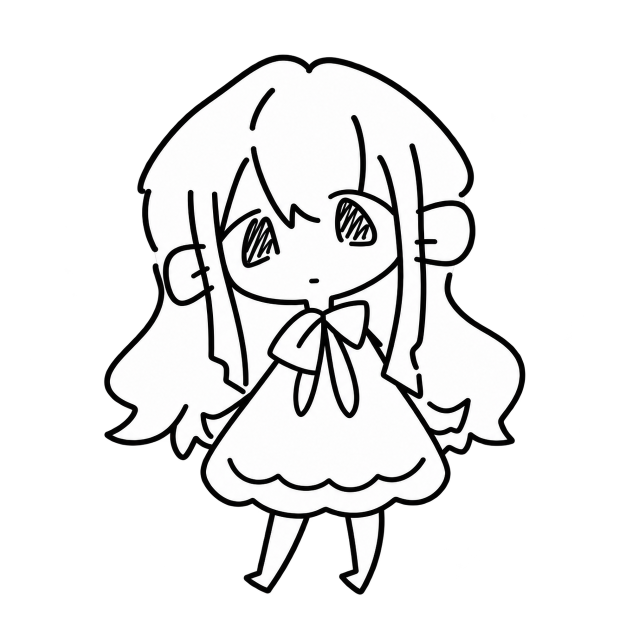
#> input picture data/img/Default.png, 1254 x 1254 px (shown at 1/2 size)
$ python make_placeholder_frames.py
#> lines starting #> are read from the running program, lines starting #| are printed output that depends on the picture
#> in main, source is the input picture: PIL image 1254x1254 RGBA; mean R, G, B, A 73.9, 73.8, 73.8, 92.8
"""Generate the placeholder sprite set for one character.

Source of truth: ``data/img/Default.png`` (the artist's line art).
Output goes inside the character folder so everything belonging to a character
stays together::

    data/characters/<角色名>/sprites/

That folder follows the flat naming convention consumed by
``app.pet.character_sprite``::

    Default.png  Idle1..3  Move1..4  Talk1..3  Focus1..4  Drag1..2
    Blink.png  Happy.png  Sad.png  Angry.png  Surprised.png  Think.png

The script is idempotent: the source art is never modified and every derived
file is simply rewritten.

Usage::

    python tools/make_placeholder_frames.py
    python tools/make_placeholder_frames.py --character Suisui --simplify
"""

from __future__ import annotations

import argparse
from pathlib import Path

from PIL import Image, ImageChops, ImageDraw, ImageFilter

ROOT_DIR = Path(__file__).resolve().parent.parent
SOURCE_PATH = ROOT_DIR / "data" / "img" / "Default.png"
CHARACTERS_DIR = ROOT_DIR / "data" / "characters"
SPRITE_DIRNAME = "sprites"
DEFAULT_CHARACTER = "Suisui"

TARGET_HEIGHT = 512
CROP_MARGIN = 0.04
MATTE_TOLERANCE = 24
BINARY_THRESHOLD = 150

# 帧生成配方：scale 缩放 / dx,dy 像素偏移（负值向上）/ angle 旋转角度
ANIMATIONS: dict[str, list[dict[str, float]]] = {
    "Idle": [{}, {"scale": 1.02, "dy": -3}, {}],
    "Move": [{}, {"dy": -12}, {}, {"dy": -7}],
    "Talk": [{}, {"scale": 1.01, "dy": -2}, {}],
    "Focus": [{"dy": 2}, {"scale": 0.99, "dy": 3}, {"dy": 2}, {"scale": 0.99, "dy": 3}],
    "Drag": [{"angle": -4}, {"angle": 4}],
}

# 整张全身立绘的表情（暂用 Default 副本占位，等美术出图后同名覆盖）
EXPRESSIONS = ("Blink", "Happy", "Sad", "Angry", "Surprised", "Think")


def _matte(image: Image.Image) -> Image.Image:
    """Turn the white background into transparency, keeping inner white fills."""
    rgba = image.convert("RGBA")
    if rgba.getchannel("A").getextrema()[0] < 255:
        return rgba
    rgb = rgba.convert("RGB")
    work = rgb.copy()
    magic = (255, 0, 255)
    width, height = work.size
    for seed in ((0, 0), (width - 1, 0), (0, height - 1), (width - 1, height - 1)):
        if work.getpixel(seed) != magic:
            ImageDraw.floodfill(work, seed, magic, thresh=MATTE_TOLERANCE)
    background = (
        ImageChops.difference(work, Image.new("RGB", work.size, magic))
        .convert("L")
        .point(lambda value: 255 if value < 8 else 0)
    )
    alpha = ImageChops.invert(background)
    light = rgb.convert("L").point(lambda value: 255 if value >= 225 else 0)
    halo = ImageChops.multiply(background.filter(ImageFilter.MaxFilter(3)), light)
    rgba.putalpha(Image.composite(Image.new("L", work.size, 120), alpha, halo))
    return rgba


def _crop(image: Image.Image) -> Image.Image:
    """Trim to the character bounds so the pet fills the frame."""
    bbox = image.getchannel("A").getbbox()
#> bbox = (33, 7, 1218, 1218)
    if bbox is None:
        return image
    width, height = image.size
#> width = 1254; height = 1254
    pad_x = int((bbox[2] - bbox[0]) * CROP_MARGIN)
#> pad_x = 47
    pad_y = int((bbox[3] - bbox[1]) * CROP_MARGIN)
#> pad_y = 48
    return image.crop(
        (
            max(0, bbox[0] - pad_x),
            max(0, bbox[1] - pad_y),
            min(width, bbox[2] + pad_x),
            min(height, bbox[3] + pad_y),
        )
    )


def _resize(image: Image.Image) -> Image.Image:
    width, height = image.size
#> width = 1254; height = 1254
    return image.resize((max(1, round(TARGET_HEIGHT * width / height)), TARGET_HEIGHT), Image.LANCZOS)
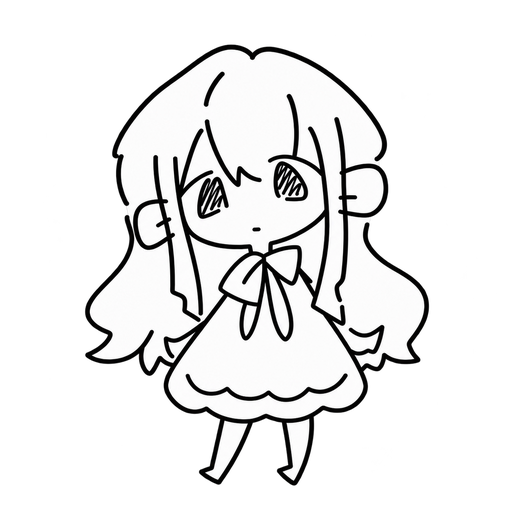
#> returned value: PIL image 512x512 RGBA; mean R, G, B, A 73.6, 73.5, 73.5, 92.8; transparent parts drawn white


def _simplify(image: Image.Image) -> Image.Image:
    """Binarise and clean the line art so it survives downscaling."""
    binary = image.convert("L").point(lambda value: 0 if value < BINARY_THRESHOLD else 255)
    binary = binary.filter(ImageFilter.MedianFilter(3)).filter(ImageFilter.MinFilter(3))
    simplified = Image.merge("RGB", (binary, binary, binary)).convert("RGBA")
    simplified.putalpha(image.getchannel("A"))
    return simplified


def _frame(base: Image.Image, scale: float = 1.0, dx: int = 0, dy: int = 0, angle: float = 0.0) -> Image.Image:
    """Build one frame from the base art, anchored at the bottom centre."""
    width, height = base.size
    layer = base
    if scale != 1.0:
        layer = layer.resize((max(1, round(width * scale)), max(1, round(height * scale))), Image.LANCZOS)
    if angle:
        layer = layer.rotate(angle, resample=Image.BICUBIC, expand=False)
    canvas = Image.new("RGBA", (width, height), (0, 0, 0, 0))
    canvas.alpha_composite(layer, ((width - layer.width) // 2 + dx, height - layer.height + dy))
    return canvas


def _save(directory: Path, name: str, index: int | None, image: Image.Image) -> None:
    directory.mkdir(parents=True, exist_ok=True)
    image.save(directory / f"{name}{'' if index is None else index}.png", optimize=True)


def build_variant(directory: Path, base: Image.Image) -> list[str]:
    written = [f"Default.png ({base.width}x{base.height})"]
#> written = ['Default.png (512x512)']
    _save(directory, "Default", None, base)
    for name, recipe in ANIMATIONS.items():
        for index, options in enumerate(recipe, start=1):
            _save(directory, name, index, _frame(base, **options))
        written.append(f"{name}1..{len(recipe)}")
#> in _frame, `width, height = base.size`: width = 512
#> in _frame, `canvas = Image.new("RGBA", (width, height), (0, 0, 0, 0))`: canvas: PIL image 512x512 RGBA; every value is 0
#> in _frame (call 2), `layer = layer.resize((max(1, round(width * scale)), max(1, round(heigh..`:
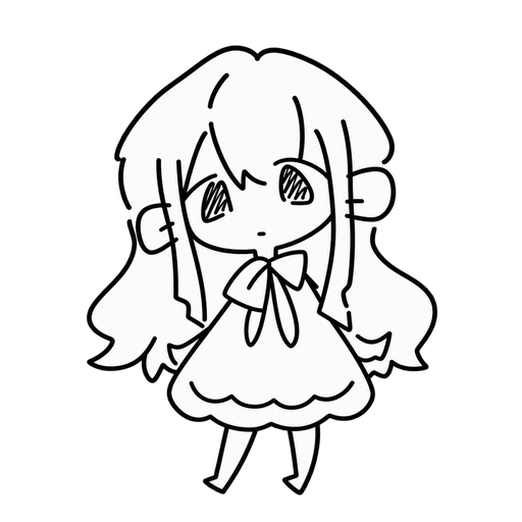
#> layer: PIL image 522x522 RGBA; mean R, G, B, A 73.3, 73.2, 73.3, 92.8; transparent parts drawn white
#> in _save (call 3), `image.save(directory / f"{name}{'' if index is None else index}.png", ..`:
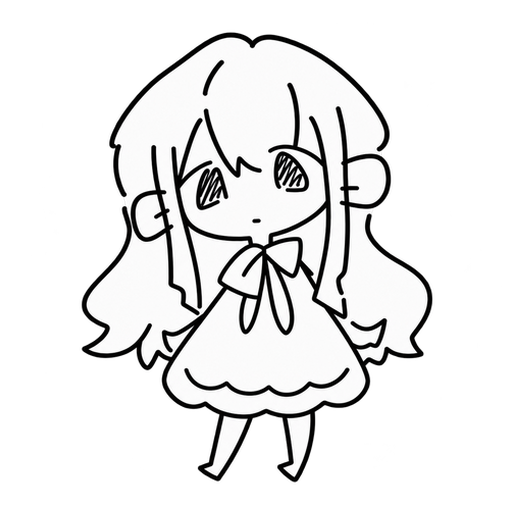
#> saved as Idle2.png: PIL image 512x512 RGBA; mean R, G, B, A 76.2, 76.1, 76.2, 96.4; transparent parts drawn white
    for name in EXPRESSIONS:
        _save(directory, name, None, base)
    written.append(f"{' '.join(f'{name}.png' for name in EXPRESSIONS)} (Default 占位)")
    return written


def main() -> None:
    parser = argparse.ArgumentParser(description="生成角色占位立绘")
    parser.add_argument("--character", default=DEFAULT_CHARACTER, help="角色名（对应 data/characters/<名字>/）")
    parser.add_argument("--source", default=str(SOURCE_PATH), help="源立绘路径")
    parser.add_argument("--simplify", action="store_true", help="输出二值化后的简化版线稿")
    args = parser.parse_args()

    source_path = Path(args.source)
    if not source_path.is_file():
        raise SystemExit(f"找不到源立绘：{source_path}")
    with Image.open(source_path) as source:
        prepared = _crop(_matte(source))
    base = _resize(_simplify(prepared) if args.simplify else prepared)
    target = CHARACTERS_DIR / args.character / SPRITE_DIRNAME
    for line in build_variant(target, base):
        print(f"[{args.character}] {line}")
#> this loop made 7 passes
#> line on passes 1 to 6: 'Default.png (512x512)', 'Idle1..3', 'Move1..4', 'Talk1..3', 'Focus1..4', 'Drag1..2'
#| [Suisui] Default.png (512x512)
#| [Suisui] Idle1..3
#| [Suisui] Move1..4
#| [Suisui] Talk1..3
#| [Suisui] Focus1..4
#| [Suisui] Drag1..2
#| [Suisui] Blink.png Happy.png Sad.png Angry.png Surprised.png Think.png (Default 占位)


if __name__ == "__main__":
    main()
